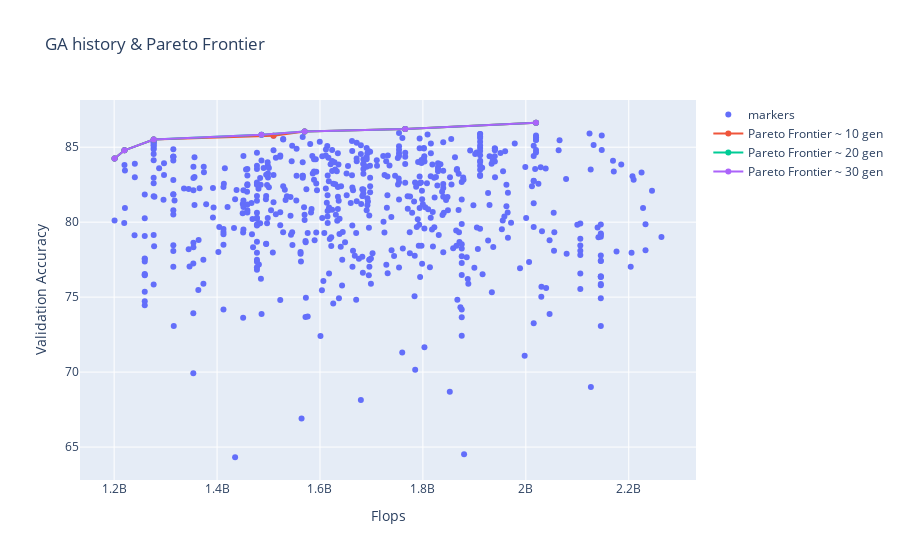

The notebook cell this image was saved under:
### Code cell
# 4. Plot
fig = go.Figure()

# Points: ~ 30 gen
fig.add_trace(go.Scatter(x=-data_30gen_score[:, 1], y=data_30gen_score[:, 0],
                    mode='markers',
                    name='markers'))

# Line; Pareto Frontier ~ 10 gen
# -[:, 1] = -flops => flops,  [:, 0] = val_accuracy
fig.add_trace(go.Scatter(x=-pareto_front_10gen_sorted[:, 1], y=pareto_front_10gen_sorted[:, 0],
                    mode='lines+markers',
                    name='Pareto Frontier ~ 10 gen'))

# Line; Pareto Frontier ~ 20 gen
fig.add_trace(go.Scatter(x=-pareto_front_20gen_sorted[:, 1], y=pareto_front_20gen_sorted[:, 0],
                    mode='lines+markers',
                    name='Pareto Frontier ~ 20 gen'))

# Line; Pareto Frontier ~ 30 gen
fig.add_trace(go.Scatter(x=-pareto_front_30gen_sorted[:, 1], y=pareto_front_30gen_sorted[:, 0],
                    mode='lines+markers',
                    name='Pareto Frontier ~ 30 gen'))

# Figure Layout
fig.update_layout(
    title='GA history & Pareto Frontier',
    xaxis=dict(
        title='Flops',
    ),
    yaxis=dict(
        title='Validation Accuracy',
    ),
)

fig.show()

### Figure 1 — Plotly figure (JSON) as saved in the notebook; plotly's stock layout.template omitted (floating-point values rounded to 4 significant figures; data arrays with more than 128 entries replaced by an {"elided": "..."} marker saying what was removed)
{"data": [{"mode": "markers", "name": "markers", "type": "scatter", "x": {"elided": "620 int values"}, "y": {"elided": "620 float values"}}, {"mode": "lines+markers", "name": "Pareto Frontier ~ 10 gen", "type": "scatter", "x": [1200784384, 1220054656, 1276776192, 1509707520, 1570125824, 1765605888, 2019793536], "y": [84.25, 84.79, 85.51, 85.77, 86.05, 86.21, 86.63]}, {"mode": "lines+markers", "name": "Pareto Frontier ~ 20 gen", "type": "scatter", "x": [1200784384, 1220054656, 1276776192, 1486293248, 1570125824, 1765605888, 2019793536], "y": [84.25, 84.79, 85.51, 85.83, 86.05, 86.21, 86.63]}, {"mode": "lines+markers", "name": "Pareto Frontier ~ 30 gen", "type": "scatter", "x": [1200784384, 1220054656, 1276776192, 1486293248, 1570125824, 1765605888, 2019793536], "y": [84.25, 84.79, 85.51, 85.83, 86.05, 86.21, 86.63]}], "layout": {"title": {"text": "GA history & Pareto Frontier"}, "xaxis": {"title": {"text": "Flops"}}, "yaxis": {"title": {"text": "Validation Accuracy"}}}}
